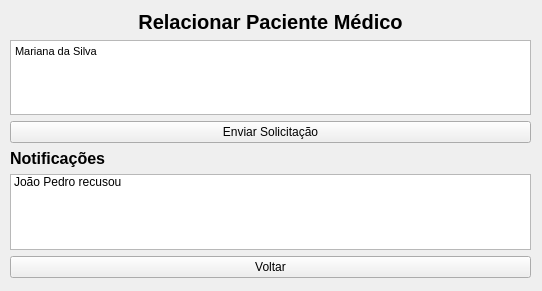
<?xml version="1.0" encoding="UTF-8"?>
<ui version="4.0">
 <class>relacaoPacienteMedico</class>
 <widget class="QWidget" name="relacaoPacienteMedico">
  <property name="geometry">
   <rect>
    <x>0</x>
    <y>0</y>
    <width>542</width>
    <height>291</height>
   </rect>
  </property>
  <property name="windowTitle">
   <string>Form</string>
  </property>
  <widget class="QWidget" name="layoutWidget">
   <property name="geometry">
    <rect>
     <x>10</x>
     <y>10</y>
     <width>521</width>
     <height>268</height>
    </rect>
   </property>
   <layout class="QVBoxLayout" name="verticalLayout_3">
    <item>
     <widget class="QLabel" name="label">
      <property name="font">
       <font>
        <pointsize>15</pointsize>
        <weight>75</weight>
        <bold>true</bold>
       </font>
      </property>
      <property name="text">
       <string>Relacionar Paciente Médico</string>
      </property>
      <property name="alignment">
       <set>Qt::AlignCenter</set>
      </property>
     </widget>
    </item>
    <item>
     <layout class="QVBoxLayout" name="verticalLayout">
      <item>
       <widget class="QTextEdit" name="textEdit">
        <property name="html">
         <string>&lt;!DOCTYPE HTML PUBLIC &quot;-//W3C//DTD HTML 4.0//EN&quot; &quot;http://www.w3.org/TR/REC-html40/strict.dtd&quot;&gt;
&lt;html&gt;&lt;head&gt;&lt;meta name=&quot;qrichtext&quot; content=&quot;1&quot; /&gt;&lt;style type=&quot;text/css&quot;&gt;
p, li { white-space: pre-wrap; }
&lt;/style&gt;&lt;/head&gt;&lt;body style=&quot; font-family:'Ubuntu'; font-size:11pt; font-weight:400; font-style:normal;&quot;&gt;
&lt;p style=&quot; margin-top:0px; margin-bottom:0px; margin-left:0px; margin-right:0px; -qt-block-indent:0; text-indent:0px;&quot;&gt;&lt;span style=&quot; font-family:'MS Shell Dlg 2'; font-size:8.25pt;&quot;&gt;Mariana da Silva&lt;/span&gt;&lt;/p&gt;&lt;/body&gt;&lt;/html&gt;</string>
        </property>
       </widget>
      </item>
      <item>
       <widget class="QPushButton" name="pushButton">
        <property name="text">
         <string>Enviar Solicitação</string>
        </property>
       </widget>
      </item>
     </layout>
    </item>
    <item>
     <layout class="QVBoxLayout" name="verticalLayout_2">
      <item>
       <widget class="QLabel" name="label_2">
        <property name="font">
         <font>
          <pointsize>12</pointsize>
          <weight>75</weight>
          <bold>true</bold>
         </font>
        </property>
        <property name="text">
         <string>Notificações</string>
        </property>
       </widget>
      </item>
      <item>
       <widget class="QListWidget" name="listWidget">
        <item>
         <property name="text">
          <string>João Pedro recusou</string>
         </property>
        </item>
       </widget>
      </item>
      <item>
       <widget class="QPushButton" name="voltarButton">
        <property name="text">
         <string>Voltar</string>
        </property>
       </widget>
      </item>
     </layout>
    </item>
   </layout>
  </widget>
 </widget>
 <resources/>
 <connections/>
</ui>
